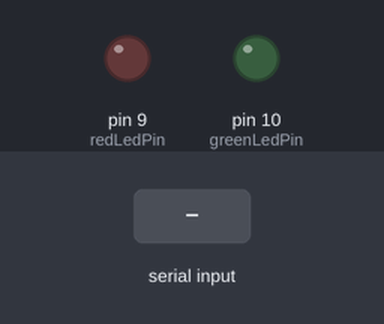
Bench run of a sketch on a simulated Arduino Uno, built with avr-gcc and run on an emulated ATmega328P. Shown: output pins drawn as LEDs (lit = HIGH). The inputs (shaded band) are chosen by the test bench.

Above: at 1.2 s.
1.3 s: "E" received over Serial
At 1.6 s:
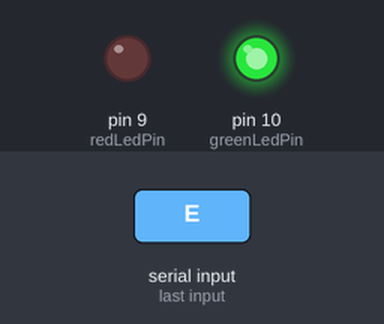
2.8 s: "N" received over Serial
At 4.0 s:
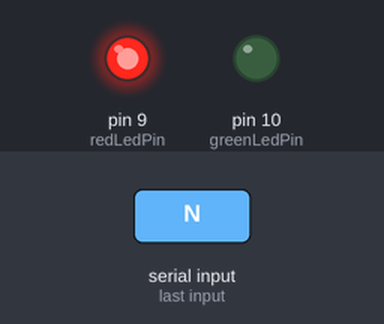
Timing chart, 0 to 5.8 s (numbered marks = the images above; inputs shaded):
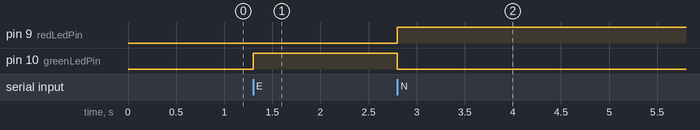

The sketch:

EmVsNem.ino
```cpp
int redLedPin = 9;   // Pin connected to the red LED
int greenLedPin = 10; // Pin connected to the green LED

void setup() {
  Serial.begin(9600);
  pinMode(redLedPin, OUTPUT);
  pinMode(greenLedPin, OUTPUT);

  // Turn on the red light during setup
  // digitalWrite(redLedPin, HIGH);
}

void loop() {
  if (Serial.available() > 0) {
    char command = Serial.read();
    if (command == 'E') {
      // Emergency vehicle predicted, turn on green light for 5 seconds
      digitalWrite(redLedPin, LOW);
      digitalWrite(greenLedPin, HIGH);
    } else if (command == 'N') {
      // Non-emergency vehicle predicted, turn on red light for 5 seconds
      digitalWrite(greenLedPin, LOW);
      digitalWrite(redLedPin, HIGH);
    }
  }
}
```

Measured:
- after the input at 1.3 s, pin 10 (greenLedPin): LOW → HIGH at once
- after the input at 2.8 s, pin 9 (redLedPin): LOW → HIGH at once; pin 10 (greenLedPin): HIGH → LOW at once
